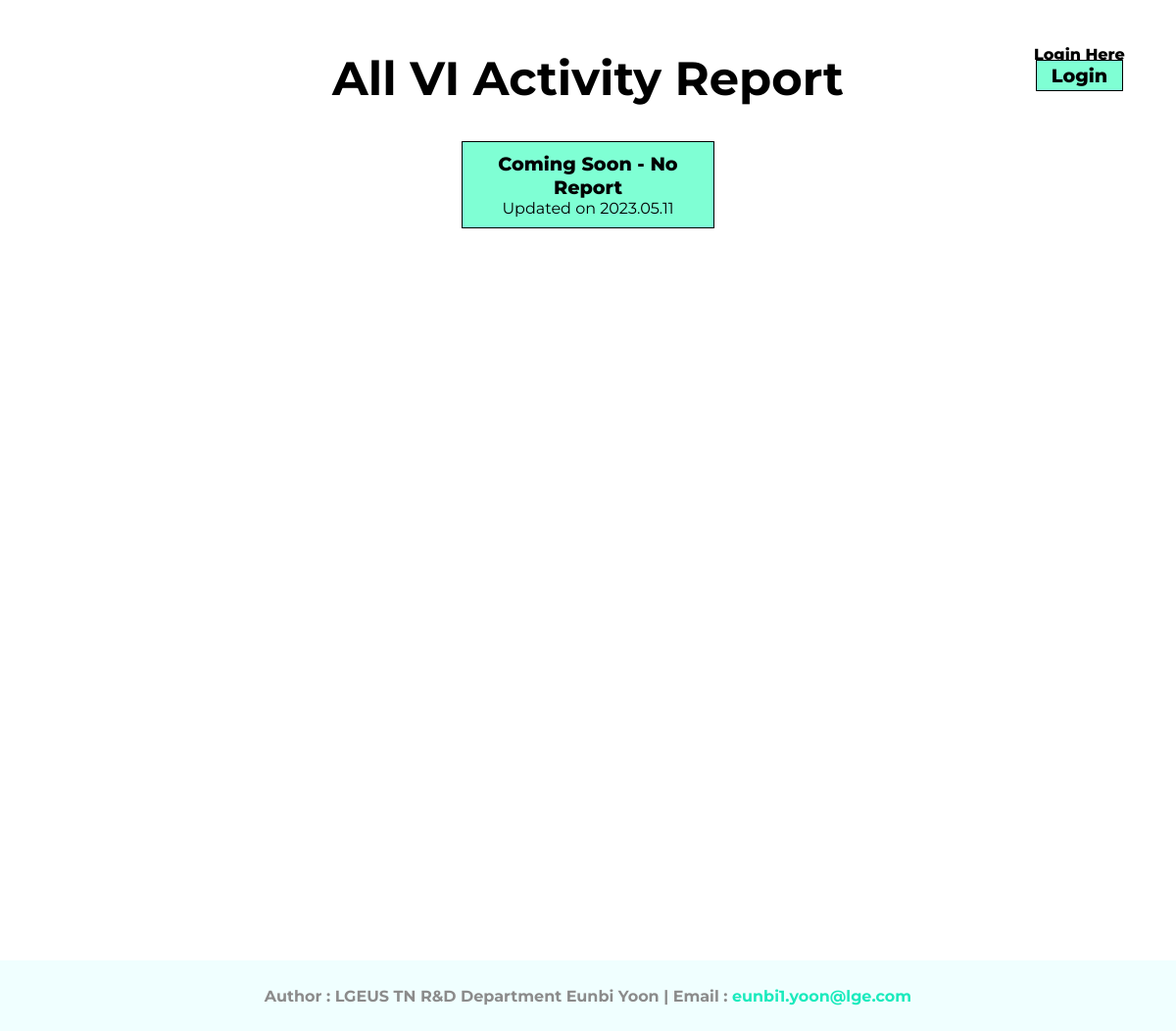
The app's page /vi-activity/ with its own data.
### report/models.py (models this page shows, shortened)
class Category(models.Model):
    title=models.CharField(max_length=255)
    slug=models.SlugField()
    class Meta:
        verbose_name_plural='  1) Categories'

class Post(models.Model):
    category=models.ForeignKey(Category, related_name='post_model', on_delete=models.CASCADE)
    slug=models.SlugField()
    author=models.ForeignKey(User, related_name='post_user',on_delete=models.CASCADE)
    title=models.CharField(max_length=255)
    date_added=models.DateTimeField(auto_now_add=True)
    class Meta:
        verbose_name_plural='  2) Posts'

### report/views.py (the view)
# urls.py: path('<slug:slug>/', categoryView, name='category_url'),
def categoryView(request, slug):
    category=Category.objects.get(slug=slug)
    context={
        'category_pair':category
    }
    return render(request,'category.html', context)

### templates/category.html (shortened to what this page needs)
{% extends 'base.html' %}
{% block name %}<div class="category-name">All {{ category_pair.title }} Report</div>{% endblock %}
{% block container %}
    <div class="category">
        {% for cat in category_pair.post_model.all %}
            <a href="{% url 'detail_url' cat.slug cat.id%}">
                <div class="category-detail">
                    <div class="title">{{ cat.title }} Report</div>
                    <div class="date">Updated on {{ cat.date_added|date:"Y.m.d" }}</div>
                </div>
            </a>
        {% endfor %}
    </div>
{% endblock %}

### statics/css/style2.css (style rules this page uses)
body { margin:auto; font-family: 'Montserrat'; overflow-y: scroll; min-height:100%; display: flex; flex-direction: column; }
.category { text-align: center; margin-top:30px; }
.category-name { text-align: center; font-size: 3rem; }
.category a { text-decoration:none; margin-top: 50px;; }
.category .category-detail { background-color:aquamarine; color:black; margin: auto; border:1px solid black; width:30%; margin:5px auto; padding:10px; font-size:1rem }
.category .category-detail .title { font-size: 1.2rem; font-weight: 800; }

### records on screen
Category: title "VI Activity"
Post: title "Coming Soon - No", date_added "2023.05.11"
